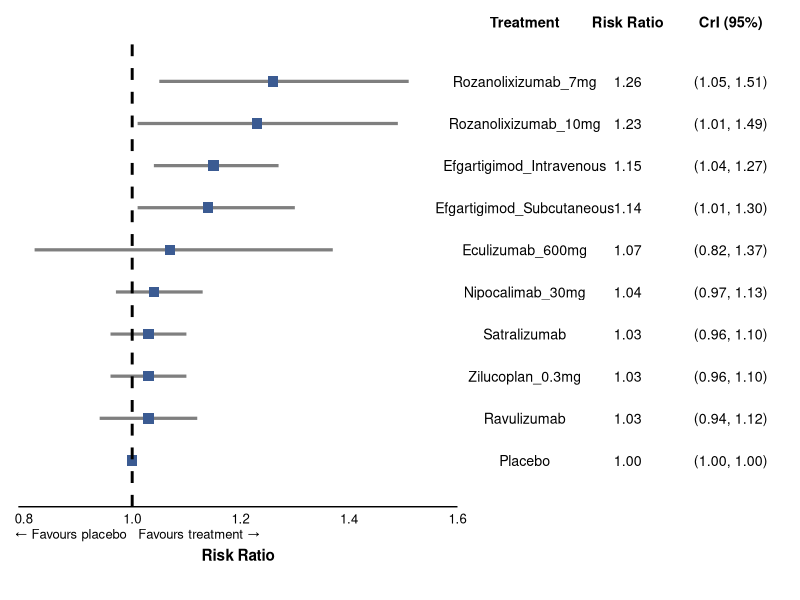
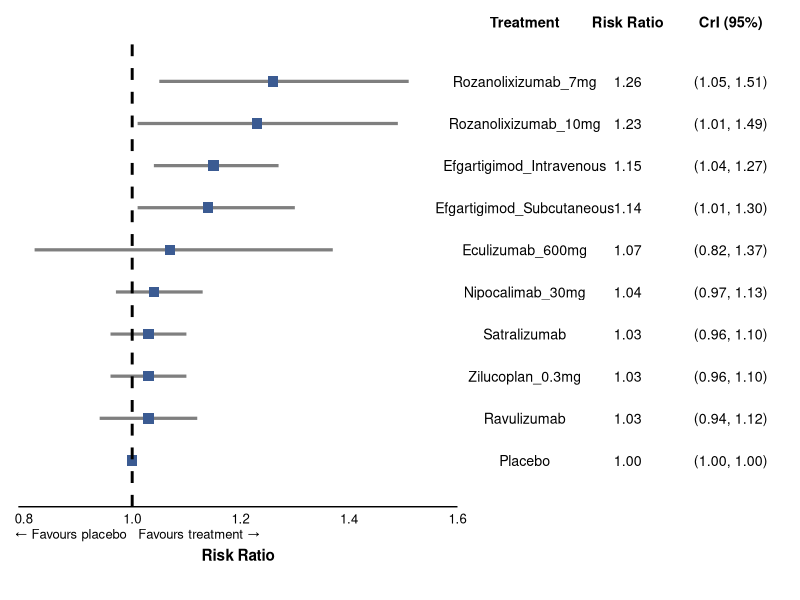

The R script that drew these images, in order:
library(tidyverse)
library(patchwork)

# suitably use setwd()
df <- openxlsx::read.xlsx("Table_02_MG_ADL_2pt_improvement.xlsx")

# Preserve top-to-bottom order in the plot
df$Treatment <- factor(df$Treatment, levels = rev(df$Treatment))

# Label column combining RR and CrI, formatted with fixed decimals
df$RR_label  <- sprintf("%.2f", df$RR)
df$CrI_label <- sprintf("(%.2f, %.2f)", df$lower, df$upper)

n <- nrow(df)

# ---- Forest plot (left panel)

p_forest <- ggplot(df, aes(x = RR, y = Treatment)) +
  geom_errorbarh(aes(xmin = lower, xmax = upper), 
                 height = 0, 
                 linewidth = 1.1, color = "grey50") +
  geom_point(size = 3.2, shape = 15, color = "#3B5B92") +
  geom_vline(xintercept = 1,
             linetype = "dashed",
             color = "black",
             linewidth = 1) +
  annotate("text", x = 1, y = -0.15, label = "\u2190 Favours placebo",
           hjust = 1.05, vjust = 3, size = 3.3, color = "black") +
  annotate("text", x = 1, y = -0.15, label = "Favours treatment \u2192",
           hjust = -0.05, vjust = 3, size = 3.3, color = "black") +
  scale_x_continuous(
    breaks = c(0.8, 1.0, 1.2, 1.4, 1.6),
    limits = c(0.79, 1.6), # tweak
    expand = c(0, 0)
  ) +
  labs(x = "Risk Ratio", y = NULL) +
  coord_cartesian(ylim = c(0.5, n + 0.5), clip = "off") +
  theme_minimal(base_size = 11) +
  theme(
    panel.grid.minor = element_blank(),
    # panel.grid.major.y = element_line(color = "grey92", linewidth = 0.5),
    # panel.grid.major.x = element_line(color = "grey92", linewidth = 0.5),
    panel.grid.major.y = element_blank(),
    panel.grid.major.x = element_blank(),
    axis.text.y = element_blank(),
    axis.ticks.y = element_blank(),
    axis.text.x = element_text(size = 9.5, color = "black"),
    axis.line.x = element_line(),
    axis.title.x = element_text(size = 11, face = "bold", margin = margin(t = 16)),
    plot.margin = margin(t = 5, r = 4, b = 20, l = 5)
  )

# ---- Table panel (right side): Treatment | Risk Ratio | CrI (95%) ----
# Build a long-format data frame so all three "columns" share the same y-axis
# and therefore stay row-aligned with the forest plot via patchwork.

tbl <- data.frame(
  Treatment = rep(df$Treatment, 3),
  col = factor(rep(c("Treatment", "Risk Ratio", "CrI (95%)"), each = n),
               levels = c("Treatment", "Risk Ratio", "CrI (95%)")),
  label = c(as.character(df$Treatment), df$RR_label, df$CrI_label)
)

p_table <- ggplot(tbl, aes(x = col, y = Treatment, label = label)) +
  geom_text(size = 3.6, color = "black", hjust = 0.5) +
  scale_x_discrete(position = "top") +
  coord_cartesian(ylim = c(0.5, n + 0.5), clip = "off") +
  theme_void(base_size = 11) +
  theme(
    axis.text.x.top = element_text(size = 10.5, face = "bold", color = "black",
                                    margin = margin(b = 4)),
    plot.margin = margin(t = 5, r = 0, b = 10, l = 0)
  )

# ---- Combine: forest plot (left) + table (right), rows aligned ----
final_plot <- p_forest + p_table + plot_layout(widths = c(1, 0.75)) # tweak

final_plot

# suitably use setwd()
ggsave("FP_02_MG_ADL_2pt_improvement.png", 
       final_plot,
       width = 12, 
       height = 5.5, 
       dpi = 1000, 
       bg = "white")
